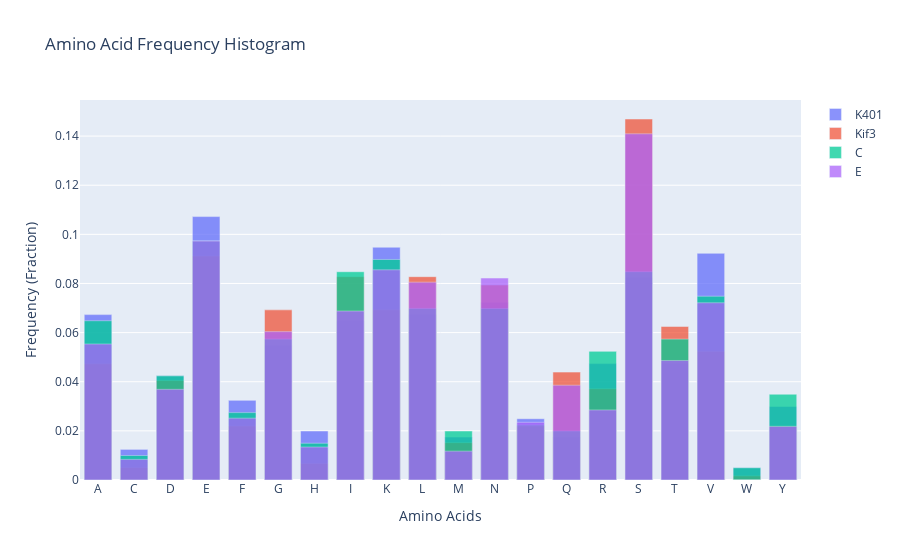

Notebook cell for this chart:
### Code cell
import matplotlib.pyplot as plt
import plotly.graph_objects as go
from plotly.subplots import make_subplots

# Sample protein sequences (you can replace these with your actual sequences)
sequences = {
    "K401": "MSAEREIPAEDSIKVVCRFRPLNDSEEKAGSKFVVKFPNNVEENCISIAGKVYLFDKVFKPNASQEKVYNEAAKSIVTDVLAGYNGTIFAYGQTSSGKTHTMEGVIGDSVKQGIIPRIVNDIFNHIYAMEVNLEFHIKVSYYEIYMDKIRDLLDVSKVNLSVHEDKNRVPYVKGATERFVSSPEDVFEVIEEGKSNRHIAVTNMNEHSSRSHSVFLINVKQENLENQKKLSGKLYLVDLAGSEKVSKTGAEGTVLDEAKNINKSLSALGNVISALADGNKTHIPYRDSKLTRILQESLGGNARTTIVICCSPASFNESETKSTLDFGRRAKTVKNVVCVNEELTAEEWKRRYEKEKEKNARLKGKVEKLEIELARWRAGETVKAEEQINMEDLMEASTPNL",
    "Kif3": "MSSIRVVCRFRPQNKLELAQGGDSIVSIAPENDSVTINGSESNHSFSFDYVFPSNTTQRDVYDHAAKPVIEDIMAGYNGTLFVYGQTGSGKTFSMTGINDPNGDQELRGIVPRMIETVFEFISNADENIEFIVKASYIEIYMERIRDLLDTRKDNLKVREEKGKGVWVEGTSEVYIYREEDILDVINTGISNRAIAETRMNAESSRSHSIFILTIQQKNLKVGSIKTGKLYLVDLAGSEKISKTGAQGTTLDEAKMINKSLSSLGNVINALTDGKSTHIPYRDSKLTRVLQESLGGNSRTTLIINCSPSSYNEAETISTLRFGSRAKNIKNKAKINQERSAAELKILLSKAENEIENLKGYIKELETVSGVTVSNLKSSGSGSGSGSGSSSSSSGSSGGSGSGGSSNLSNSVNSTSNLNTSSNTSSSNVNANANVITTSVSAPTSPKDTELIKVLQEKCIQLEKQLFKKEEEKKEILEQLEQQQEQIQDKDQEIEGLNSMIESSNNINSLYQNSTNENSVLNVQLSELKLALEKSRFEATEQSLTIEGLNEENQSIKSQLEILKDRIAQSGDSSIASLVPSTPKSSAEMDPL",
    "C": "MSAEREIPAEDSIKVVCRFRPLNDSEEKAGSKFVVKFPNNVEENCISIAGKVYLFDKVFKPNASQEKVYNEAAKSIVTDVLAGYNGTIFAYGQTSSGKTHTMEGVIGDSVKQGIIPRIVNDIFNHIYAMEVNLEFHIKVSYYEIYMDKIRDLLDVSKVNLSVHEDKNRVPYVKGATERFIYREEDILDVINTGISNRAIAETRMNAESSRSHSIFILTIQQKNLKVGSIKTGKLYLVDLAGSEKISKTGAQGTTLDEAKMINKSLSSLGNVINALTDGKSTHIPYRDSKLTRVLQESLGGNSRTTLIINCSPSSYNEAETISTLRFGSRAKNIKNVVCVNEELTAEEWKRRYEKEKEKNARLKGKVEKLEIELARWRAGETVKAEEQINMEDLMEASTPNL",
    "E":"MSAEREIPAEDSIKVVCRFRPLNDSEEKAGSKFVVKFPNNVEENCISIAGKVYLFDKVFKPNASQEKVYNEAAKSIVTDVLAGYNGTIFAYGQTSSGKTHTMEGVIGDSVKQGIIPRIVNDIFNHIYAMEVNLEFHIKVSYYEIYMDKIRDLLDVSKVNLSVHEDKNRVPYVKGATERFVSSPEDVFEVIEEGKSNRHIAVTNMNEHSSRSHSVFLINVKQENLENQKKLSGKLYLVDLAGSEKVSKTGAEGTVLDEAKNINKSLSALGNVISALADGNKTHIPYRDSKLTRILQESLGGNARTTIVICCSPASFNESETKSTLDFGRRAKTVKNKAKINQERSAAELKILLSKAENEIENLKGYIKELETVSGVTVSNLKSSGSGSGSGSGSSSSSSGSSGGSGSGGSSNLSNSVNSTSNLNTSSNTSSSNVNANANVITTSVSAPTSPKDTELIKVLQEKCIQLEKQLFKKEEEKKEILEQLEQQQEQIQDKDQEIEGLNSMIESSNNINSLYQNSTNENSVLNVQLSELKLALEKSRFEATEQSLTIEGLNEENQSIKSQLEILKDRIAQSGDSSIASLVPSTPKSSAEMDPL",   
      # Add more protein sequences as needed
}

# List of amino acids
amino_acids = "ACDEFGHIKLMNPQRSTVWY"

# Function to calculate the fraction of each amino acid
def calculate_fractions(sequence):
    total_count = len(sequence)
    fractions = {aa: sequence.count(aa) / total_count for aa in amino_acids}
    return fractions

# Calculate fractions for each sequence
fractions_data = {name: calculate_fractions(seq) for name, seq in sequences.items()}

# Create the interactive histogram
fig = make_subplots(rows=1, cols=1)

for protein_name, fractions in fractions_data.items():
    fig.add_trace(
        go.Bar(
            x=list(fractions.keys()),
            y=list(fractions.values()),
            name=protein_name,
            hoverinfo="name+x+y",
        )
    )

fig.update_layout(
    title="Amino Acid Frequency Histogram",
    xaxis_title="Amino Acids",
    yaxis_title="Frequency (Fraction)",
    barmode="overlay",
    bargap=0.15,
    bargroupgap=0.1
)

fig.update_traces(opacity=0.75)

fig.show()

### Figure 1 — Plotly figure (JSON) as saved in the notebook; plotly's stock layout.template omitted (floating-point values rounded to 4 significant figures)
{"data": [{"hoverinfo": "name+x+y", "name": "K401", "opacity": 0.75, "type": "bar", "x": ["A", "C", "D", "E", "F", "G", "H", "I", "K", "L", "M", "N", "P", "Q", "R", "S", "T", "V", "W", "Y"], "y": [0.06733, 0.01247, 0.04239, 0.1072, 0.03242, 0.05486, 0.01995, 0.06484, 0.09476, 0.06733, 0.01746, 0.07232, 0.02494, 0.01746, 0.04738, 0.08229, 0.04738, 0.09227, 0.004988, 0.02993]}, {"hoverinfo": "name+x+y", "name": "Kif3", "opacity": 0.75, "type": "bar", "x": ["A", "C", "D", "E", "F", "G", "H", "I", "K", "L", "M", "N", "P", "Q", "R", "S", "T", "V", "W", "Y"], "y": [0.0473, 0.005068, 0.04054, 0.09122, 0.02196, 0.06926, 0.006757, 0.08277, 0.06926, 0.08277, 0.0152, 0.07939, 0.02196, 0.04392, 0.03716, 0.147, 0.0625, 0.05236, 0.001689, 0.02196]}, {"hoverinfo": "name+x+y", "name": "C", "opacity": 0.75, "type": "bar", "x": ["A", "C", "D", "E", "F", "G", "H", "I", "K", "L", "M", "N", "P", "Q", "R", "S", "T", "V", "W", "Y"], "y": [0.06484, 0.009975, 0.04239, 0.09726, 0.02743, 0.05736, 0.01496, 0.08479, 0.08978, 0.06983, 0.01995, 0.06983, 0.02244, 0.01995, 0.05237, 0.08479, 0.05736, 0.07481, 0.004988, 0.03491]}, {"hoverinfo": "name+x+y", "name": "E", "opacity": 0.75, "type": "bar", "x": ["A", "C", "D", "E", "F", "G", "H", "I", "K", "L", "M", "N", "P", "Q", "R", "S", "T", "V", "W", "Y"], "y": [0.05537, 0.008389, 0.03691, 0.09732, 0.02517, 0.0604, 0.01342, 0.06879, 0.08557, 0.08054, 0.01174, 0.08221, 0.02349, 0.03859, 0.02852, 0.1409, 0.04866, 0.07215, 0, 0.02181]}], "layout": {"bargap": 0.15, "bargroupgap": 0.1, "barmode": "overlay", "title": {"text": "Amino Acid Frequency Histogram"}, "xaxis": {"anchor": "y", "domain": [0, 1], "title": {"text": "Amino Acids"}}, "yaxis": {"anchor": "x", "domain": [0, 1], "title": {"text": "Frequency (Fraction)"}}}}
